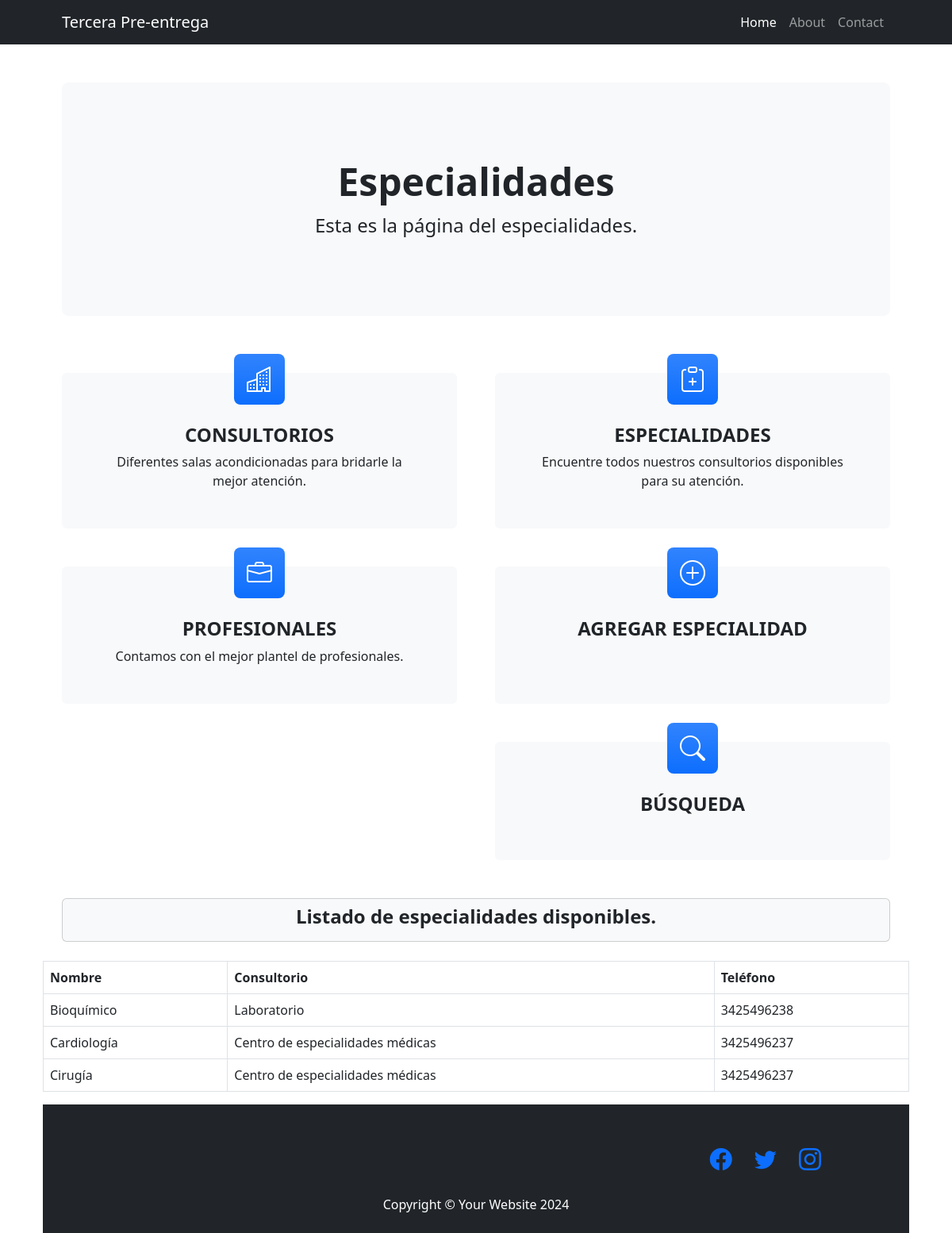
The app's page /aplicacion/especialidades/ with its own data.
### aplicacion/models.py (models this page shows, shortened)
class Especialidad(models.Model):
    nombre = models.CharField(max_length=40)
    consultorio = models.CharField(max_length=40)
    telefono = models.IntegerField()
    class Meta:
        verbose_name = "especialidad"
        verbose_name_plural = "Especialidades"
        ordering = ['nombre']

### aplicacion/views.py (the view)
# urls.py: path('especialidades/' , especialidades , name="especialidades"),
def especialidades(request):
    contexto = {'especialidades': Especialidad.objects.all()}
    return render(request, "aplicacion/especialidades.html", contexto)

### aplicacion/templates/aplicacion/especialidades.html
{% extends 'aplicacion/1home.html' %}
{% block titulo %}
    <h1 class="display-5 fw-bold">Especialidades</h1>
    <p class="fs-4">Esta es la página del especialidades.</p>
{% endblock titulo %}
{% block formulario %}
<div class="col-lg-6 col-xxl-4 mb-5">
    <div class="card bg-light border-0 h-100">
        <div class="card-body text-center p-4 p-lg-5 pt-0 pt-lg-0">
            <a class="navbar-brand" href="{% url 'especialidad_form' %}"><div class="feature bg-primary bg-gradient text-white rounded-3 mb-4 mt-n4"><i class="bi bi-plus-circle"></i></div></a>
            <h2 class="fs-4 fw-bold"><a class="navbar-brand" href="{% url 'especialidad_form' %}">AGREGAR ESPECIALIDAD</a></h2>
        </div>
    </div>
</div>
<div class="col-lg-6 col-xxl-4 mb-5">
</div>
<div class="col-lg-6 col-xxl-4 mb-5">
    <div class="card bg-light border-0 h-100">
        <div class="card-body text-center p-4 p-lg-5 pt-0 pt-lg-0">
            <a class="navbar-brand" href="{% url 'buscar' %}"><div class="feature bg-primary bg-gradient text-white rounded-3 mb-4 mt-n4"><i class="bi bi-search"></i></div></a>
            <h2 class="fs-4 fw-bold"><a class="navbar-brand" href="{% url 'buscar' %}">BÚSQUEDA</a></h2>
        </div>
    </div>
</div>
{% endblock formulario %}
{% block contenido %}
<div class="p-4 p-lg-4 pt-0 pt-lg-0">
    <div class="card bg-light border-1 h-100">
        <div class="card-body text-center p-0 p-lg-2 pt-0 pt-lg-2">
            <h2 class="fs-4 fw-bold"><a class="navbar-brand">Listado de especialidades disponibles.</a></h2>
        </div>
    </div>
</div>
    <table class="table table-bordered">
        <thead>
            <tr>
                <th>Nombre</th>
                <th>Consultorio</th>
                <th>Teléfono</th>
            </tr>
        </thead>
        <tbody>
    {% for e in especialidades %}
            <tr>
                <td>{{ e.nombre }}</td>
                <td>{{ e.consultorio }}</td>
                <td>{{ e.telefono }}</td>
            </tr>
    {% endfor %}
        </tbody>
    </table>
{% endblock contenido %}

### records on screen
Especialidad: nombre "Bioquímico", consultorio "Laboratorio", telefono "3425496238"
Especialidad: nombre "Cardiología", consultorio "Centro de especialidades médicas", telefono "3425496237"
Especialidad: nombre "Cirugía", consultorio "Centro de especialidades médicas", telefono "3425496237"
